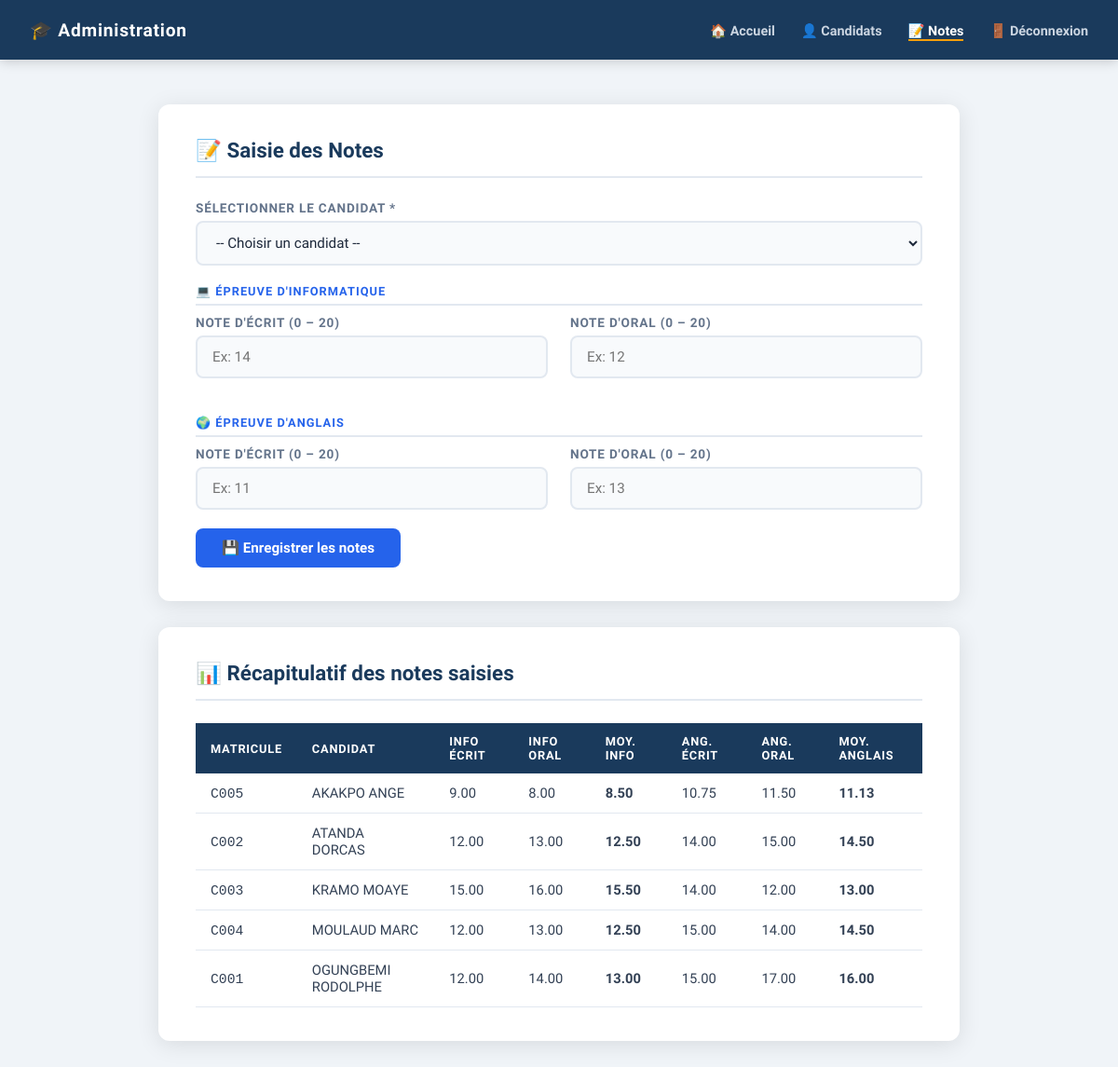
/admin/notes.php (signed in), run on the app's committed database.
### tables this page shows
CREATE TABLE `notes` (
  `id` int(11) NOT NULL,
  `matricule` varchar(20) NOT NULL,
  `info_ecrit` decimal(4,2) NOT NULL DEFAULT 0.00,
  `info_oral` decimal(4,2) NOT NULL DEFAULT 0.00,
  `anglais_ecrit` decimal(4,2) NOT NULL DEFAULT 0.00,
  `anglais_oral` decimal(4,2) NOT NULL DEFAULT 0.00
);

CREATE TABLE `candidats` (
  `id` int(11) NOT NULL,
  `matricule` varchar(20) NOT NULL,
  `nom` varchar(100) NOT NULL,
  `prenoms` varchar(150) NOT NULL,
  `date_naissance` date NOT NULL,
  `filiere` varchar(100) NOT NULL,
  `created_at` timestamp NOT NULL DEFAULT current_timestamp()
);

### admin/notes.php (the view, shortened to what this page needs)
<?php
$conn = getConnexion();
$candidats = $conn->query("SELECT matricule, nom, prenoms FROM candidats ORDER BY nom ASC");
$recapitulatif = $conn->query("
    SELECT c.matricule, c.nom, c.prenoms,
           n.info_ecrit, n.info_oral, n.anglais_ecrit, n.anglais_oral,
           ROUND((n.info_ecrit + n.info_oral) / 2, 2) AS moy_info,
           ROUND((n.anglais_ecrit + n.anglais_oral) / 2, 2) AS moy_anglais
    FROM candidats c
    JOIN notes n ON c.matricule = n.matricule
    ORDER BY c.nom ASC
");
?>
<!DOCTYPE html>
<html lang="fr">
<head>
    <link rel="stylesheet" href="../assets/style.css">
</head>
<body>
<div class="header">
    <div class="logo">🎓 Administration</div>
    <nav>
        <a href="accueil.php">🏠 Accueil</a>
        <a href="candidats.php">👤 Candidats</a>
        <a href="notes.php" class="active">📝 Notes</a>
        <a href="../logout.php">🚪 Déconnexion</a>
    </nav>
</div>
<div class="container">
    <div class="card" style="margin-bottom:28px;">
        <div class="card-title">📝 Saisie des Notes</div>
        <?php if ($candidats->num_rows === 0): ?>
            <div class="alert alert-info">
                ℹ️ Aucun candidat enregistré. <a href="candidats.php">Enregistrez d'abord des candidats.</a>
            </div>
        <?php else: ?>
        <form method="POST" action="">
            <div class="form-group">
                <label for="matricule">Sélectionner le candidat *</label>
                <select id="matricule" name="matricule" required>
                    <option value="">-- Choisir un candidat --</option>
                </select>
            </div>
            <div class="section-label">💻 Épreuve d'Informatique</div>
            <div class="notes-grid">
                <div class="form-group">
                    <label for="info_ecrit">Note d'écrit (0 – 20)</label>
                    <input type="number" id="info_ecrit" name="info_ecrit"
                           min="0" max="20" step="0.25" placeholder="Ex: 14"
                           value="<?= htmlspecialchars($_POST['info_ecrit'] ?? '') ?>" required>
                </div>
                <div class="form-group">
                    <label for="info_oral">Note d'oral (0 – 20)</label>
                    <input type="number" id="info_oral" name="info_oral"
                           min="0" max="20" step="0.25" placeholder="Ex: 12"
                           value="<?= htmlspecialchars($_POST['info_oral'] ?? '') ?>" required>
                </div>
            </div>
            <div class="section-label">🌍 Épreuve d'Anglais</div>
            <div class="notes-grid">
                <div class="form-group">
                    <label for="anglais_ecrit">Note d'écrit (0 – 20)</label>
                    <input type="number" id="anglais_ecrit" name="anglais_ecrit"
                           min="0" max="20" step="0.25" placeholder="Ex: 11"
                           value="<?= htmlspecialchars($_POST['anglais_ecrit'] ?? '') ?>" required>
                </div>
                <div class="form-group">
                    <label for="anglais_oral">Note d'oral (0 – 20)</label>
                    <input type="number" id="anglais_oral" name="anglais_oral"
                           min="0" max="20" step="0.25" placeholder="Ex: 13"
                           value="<?= htmlspecialchars($_POST['anglais_oral'] ?? '') ?>" required>
                </div>
            </div>
            <button type="submit" class="btn btn-primary">💾 Enregistrer les notes</button>
        </form>
        <?php endif; ?>
    </div>
    <?php if ($recapitulatif && $recapitulatif->num_rows > 0): ?>
    <div class="card">
        <div class="card-title">📊 Récapitulatif des notes saisies</div>
        <div style="overflow-x:auto;">
            <table>
                <thead>
                    <tr>
                        <th>Matricule</th>
                        <th>Candidat</th>
                        <th>Info Écrit</th>
                        <th>Info Oral</th>
                        <th>Moy. Info</th>
                        <th>Ang. Écrit</th>
                        <th>Ang. Oral</th>
                        <th>Moy. Anglais</th>
                    </tr>
                </thead>
                <tbody>
                <?php while ($r = $recapitulatif->fetch_assoc()): ?>
                    <tr>
                        <td><code><?= htmlspecialchars($r['matricule']) ?></code></td>
                        <td><?= htmlspecialchars($r['nom'] . ' ' . $r['prenoms']) ?></td>
                        <td><?= $r['info_ecrit'] ?></td>
                        <td><?= $r['info_oral'] ?></td>
                        <td><strong><?= $r['moy_info'] ?></strong></td>
                        <td><?= $r['anglais_ecrit'] ?></td>
                        <td><?= $r['anglais_oral'] ?></td>
                        <td><strong><?= $r['moy_anglais'] ?></strong></td>
                    </tr>
                <?php endwhile; ?>
                </tbody>
            </table>
        </div>
    </div>
    <?php endif; ?>
</div>
</body>
</html>

### assets/style.css (style rules this page uses)
*, *::before, *::after { box-sizing: border-box; margin: 0; padding: 0; }
:root { --bleu: #1a3a5c; --bleu-clair: #2563eb; --accent: #f59e0b; --rouge: #dc2626; --vert: #16a34a; --bg: #f0f4f8; --blanc: #ffffff; --gris: #64748b; --gris-clair: #e2e8f0; --radius: 12px; --ombre: 0 4px 24px rgba(0,0,0,0.10); }
body { font-family: 'Sora', sans-serif; background: var(--bg); color: #1e293b; min-height: 100vh; }
.header { background: var(--bleu); color: var(--blanc); padding: 0 32px; display: flex; align-items: center; justify-content: space-between; height: 64px; box-shadow: 0 2px 12px rgba(0,0,0,0.18); }
.header .logo { font-size: 1.2rem; font-weight: 700; letter-spacing: 0.04em; display: flex; align-items: center; gap: 10px; }
.header nav a { color: #cbd5e1; text-decoration: none; margin-left: 24px; font-size: 0.9rem; font-weight: 600; transition: color .2s; }
.header nav a.active { color: var(--blanc); border-bottom: 2px solid var(--accent); }
.container { max-width: 900px; margin: 48px auto; padding: 0 20px; }
.card { background: var(--blanc); border-radius: var(--radius); box-shadow: var(--ombre); padding: 36px 40px; }
.card-title { font-size: 1.4rem; font-weight: 700; color: var(--bleu); margin-bottom: 24px; padding-bottom: 14px; border-bottom: 2px solid var(--gris-clair); display: flex; align-items: center; gap: 10px; }
.form-group { margin-bottom: 20px; }
.form-group label { display: block; font-size: 0.85rem; font-weight: 600; color: var(--gris); margin-bottom: 6px; text-transform: uppercase; letter-spacing: 0.06em; }
.form-group input, .form-group select { width: 100%; padding: 12px 16px; border: 2px solid var(--gris-clair); border-radius: 8px; font-family: 'Sora', sans-serif; font-size: 0.95rem; color: #1e293b; transition: border-color .2s, box-shadow .2s; background: #f8fafc; }
.btn { display: inline-flex; align-items: center; gap: 8px; padding: 12px 28px; border: none; border-radius: 8px; font-family: 'Sora', sans-serif; font-size: 0.95rem; font-weight: 600; cursor: pointer; transition: transform .15s, box-shadow .15s, filter .15s; text-decoration: none; }
.btn-primary { background: var(--bleu-clair); color: var(--blanc); }
table { width: 100%; border-collapse: collapse; font-size: 0.92rem; }
th { background: var(--bleu); color: var(--blanc); padding: 12px 16px; text-align: left; font-size: 0.8rem; text-transform: uppercase; letter-spacing: 0.06em; }
td { padding: 12px 16px; border-bottom: 1px solid var(--gris-clair); color: #334155; }
.section-label { font-size: 0.8rem; font-weight: 700; text-transform: uppercase; letter-spacing: 0.08em; color: var(--bleu-clair); margin: 20px 0 10px; padding-bottom: 6px; border-bottom: 2px solid var(--gris-clair); }
.notes-grid { display: grid; grid-template-columns: 1fr 1fr; gap: 0 24px; }

### data on the page
notes: candidats.matricule "C005", candidats.nom+prenoms "AKAKPO ANGE", info_ecrit "9.00", info_oral "8.00", moy_info "8.50", anglais_ecrit "10.75", anglais_oral "11.50", moy_anglais "11.13"
notes: candidats.matricule "C002", candidats.nom+prenoms "ATANDA DORCAS", info_ecrit "12.00", info_oral "13.00", moy_info "12.50", anglais_ecrit "14.00", anglais_oral "15.00", moy_anglais "14.50"
notes: candidats.matricule "C003", candidats.nom+prenoms "KRAMO MOAYE", info_ecrit "15.00", info_oral "16.00", moy_info "15.50", anglais_ecrit "14.00", anglais_oral "12.00", moy_anglais "13.00"
notes: candidats.matricule "C004", candidats.nom+prenoms "MOULAUD MARC", info_ecrit "12.00", info_oral "13.00", moy_info "12.50", anglais_ecrit "15.00", anglais_oral "14.00", moy_anglais "14.50"
notes: candidats.matricule "C001", candidats.nom+prenoms "OGUNGBEMI RODOLPHE", info_ecrit "12.00", info_oral "14.00", moy_info "13.00", anglais_ecrit "15.00", anglais_oral "17.00", moy_anglais "16.00"
